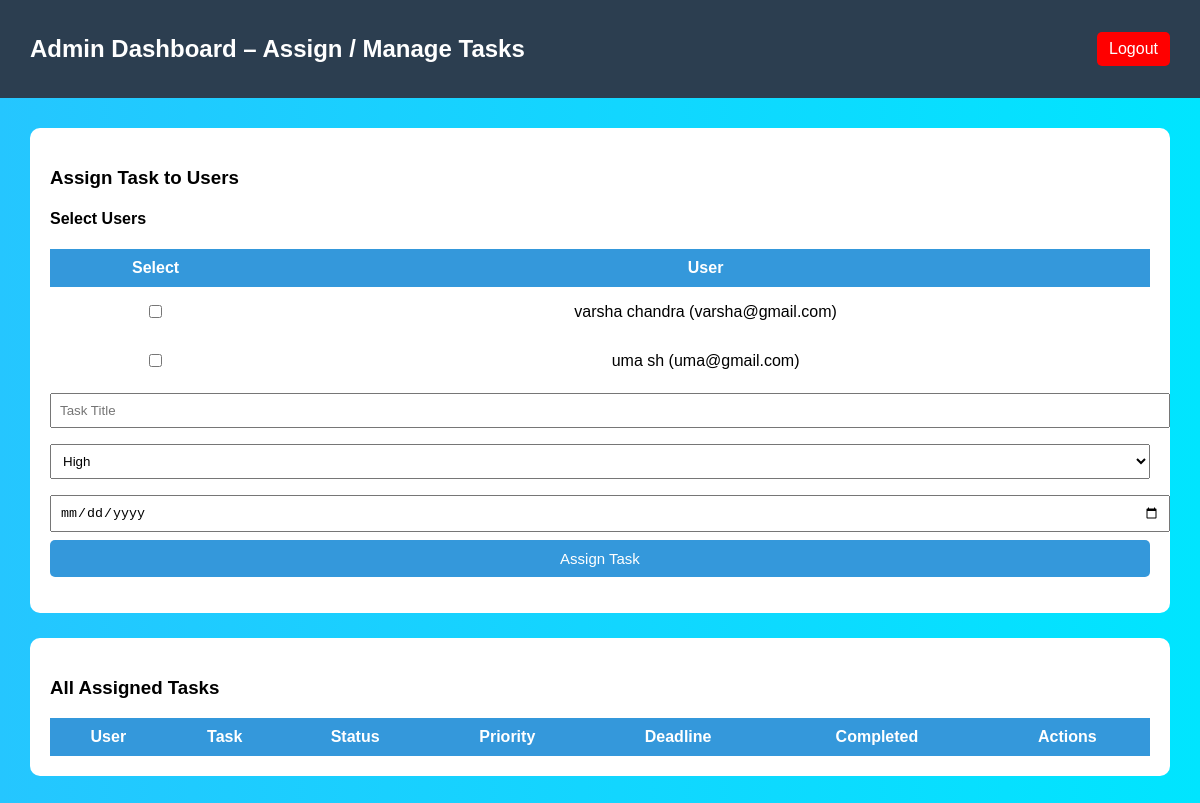
Page /admin (signed in) on the earlier database version.
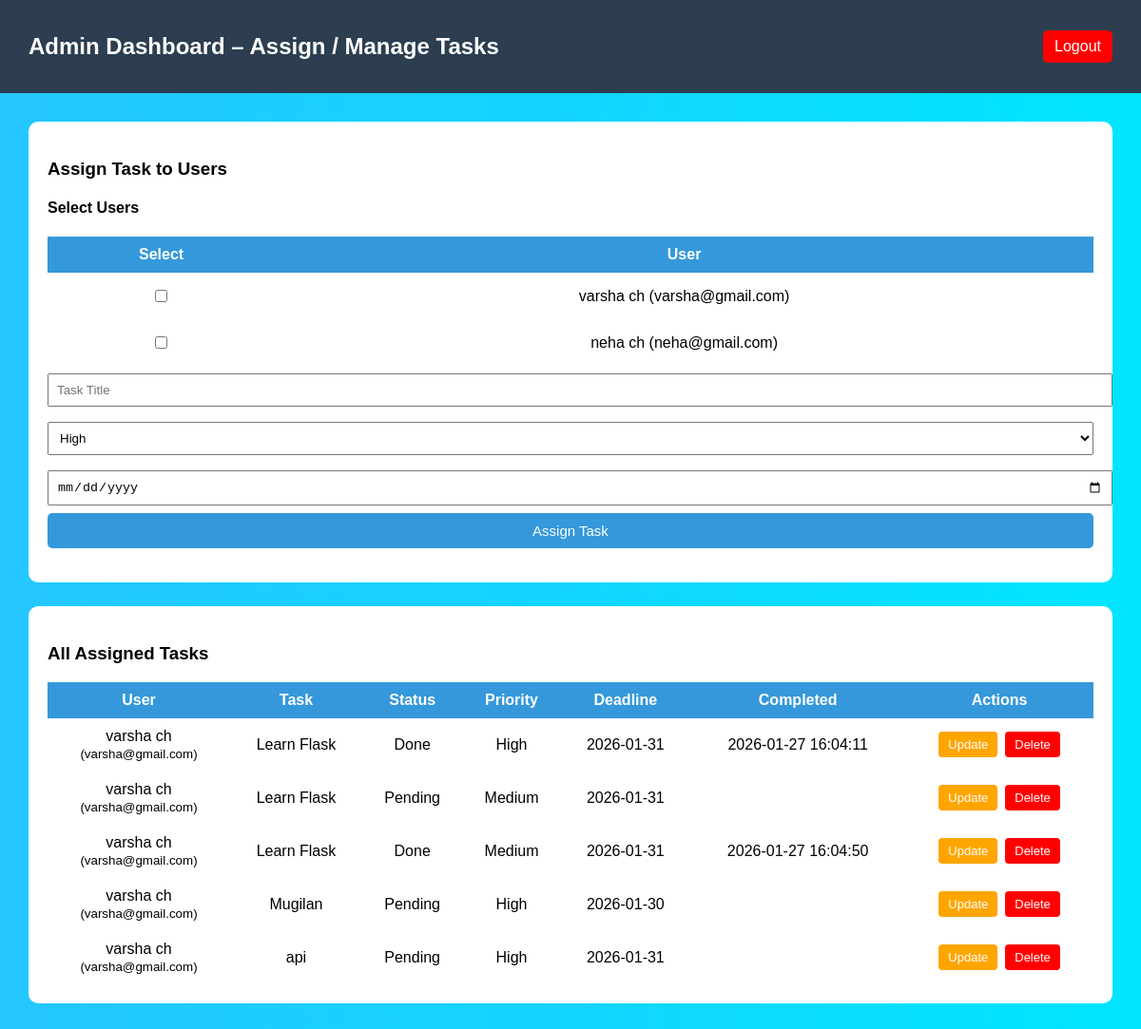
Same page on the later database version.
### app.py (models this page shows)
class User(db.Model):
    id = db.Column(db.Integer, primary_key=True)
    fname = db.Column(db.String(50))
    lname = db.Column(db.String(50))
    contact = db.Column(db.String(10))
    email = db.Column(db.String(100), unique=True)
    password = db.Column(db.String(200))
    is_admin = db.Column(db.Boolean, default=False)

class Task(db.Model):
    id = db.Column(db.Integer, primary_key=True)
    title = db.Column(db.String(200))
    status = db.Column(db.String(20), default="Pending")
    priority = db.Column(db.String(20))
    deadline = db.Column(db.String(20))
    completed_at = db.Column(db.String(50))
    user_id = db.Column(db.Integer, db.ForeignKey('user.id'))
    user = db.relationship('User', foreign_keys=[user_id])
    admin_id = db.Column(db.Integer, db.ForeignKey('user.id'))
    admin = db.relationship('User', foreign_keys=[admin_id])

### app.py (the view, shortened to what this page needs)
@app.route("/admin", methods=["GET","POST"])
def admin():
    if not session.get('admin'):
        return redirect("/")
    users = User.query.filter_by(is_admin=False).all()
    tasks = Task.query.filter_by(admin_id=session['admin_id']).all()
    return render_template("admin.html", users=users, tasks=tasks)

### templates/admin.html (shortened to what this page needs)
<!DOCTYPE html>
<html>
<head>
<link rel="stylesheet" href="/static/style.css">
</head>
<body class="bg">
<div class="top-bar">
<h2>Admin Dashboard – Assign / Manage Tasks</h2>
<a href="/logout" class="logout-btn">Logout</a>
</div>
<div class="page-content">
<div class="card">
<h3>Assign Task to Users</h3>
<form method="POST">
<h4>Select Users</h4>
<table>
<tr>
<th>Select</th>
<th>User</th>
</tr>
{% for u in users %}
<tr>
<td>
<input type="checkbox" name="user_ids" value="{{ u.id }}">
</td>
<td>
{{ u.fname }} {{ u.lname }} ({{ u.email }})
</td>
</tr>
{% endfor %}
</table>
<input name="title" placeholder="Task Title" required>
<select name="priority">
<option>High</option>
</select>
<input type="date" name="deadline" required>
<button class="assign-btn">Assign Task</button>
</form>
</div>
<div class="card">
<h3>All Assigned Tasks</h3>
<table>
<tr>
<th>User</th>
<th>Task</th>
<th>Status</th>
<th>Priority</th>
<th>Deadline</th>
<th>Completed</th>
<th>Actions</th>
</tr>
{% for t in tasks %}
<tr>
<td>
{{ t.user.fname }} {{ t.user.lname }}<br>
<small>({{ t.user.email }})</small>
</td>
<td>{{ t.title }}</td>
<td>{{ t.status }}</td>
<td>{{ t.priority }}</td>
<td>{{ t.deadline }}</td>
<td>{{ t.completed_at }}</td>
<td>
<div class="action-btns">
<a href="/edit_task/{{ t.id }}" class="btn-update">Update</a>
<a href="/delete_task/{{ t.id }}" class="btn-delete">Delete</a>
</div>
</td>
</tr>
{% endfor %}
</table>
</div>
</div>
</body>
</html>

Differences in the rows shown:
no longer on this page (row edited): User: fname "uma", lname "sh", email "uma@gmail.com"
changed User "varsha": lname "chandra" → "ch"
added User: fname "neha", lname "ch", email "neha@gmail.com"
added Task: user.fname "varsha", user.lname "ch", user.email "varsha@gmail.com", title "Learn Flask", status "Done", priority "High", deadline "2026-01-31", completed_at "2026-01-27 16:04:11"
added Task: user.fname "varsha", user.lname "ch", user.email "varsha@gmail.com", title "Learn Flask", status "Pending", priority "Medium", deadline "2026-01-31"
added Task: user.fname "varsha", user.lname "ch", user.email "varsha@gmail.com", title "Learn Flask", status "Done", priority "Medium", deadline "2026-01-31", completed_at "2026-01-27 16:04:50"
added Task: user.fname "varsha", user.lname "ch", user.email "varsha@gmail.com", title "Mugilan", status "Pending", priority "High", deadline "2026-01-30"
added Task: user.fname "varsha", user.lname "ch", user.email "varsha@gmail.com", title "api", status "Pending", priority "High", deadline "2026-01-31"
